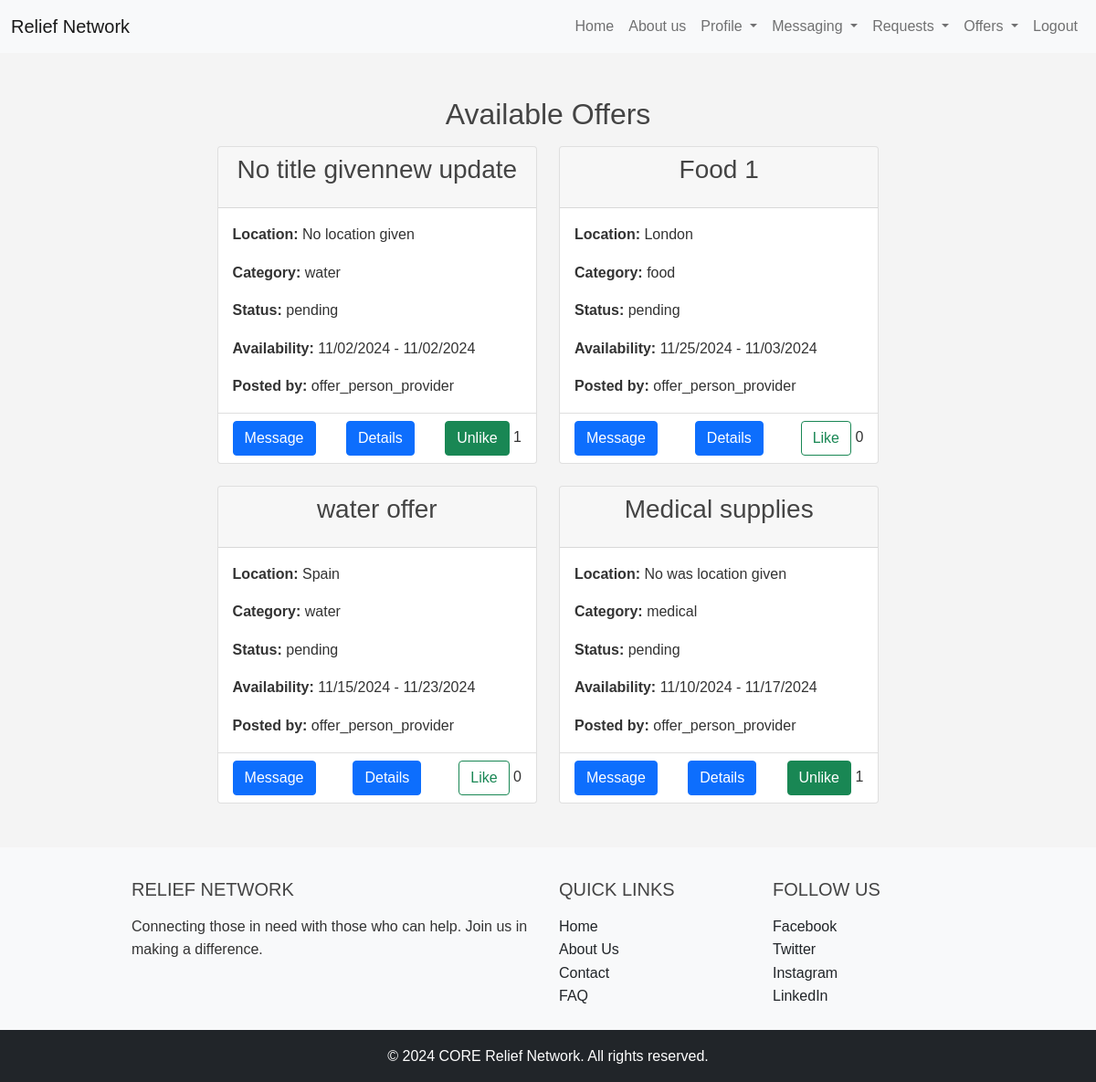
The page /requester_view_offers/ (signed in) on the database as committed earlier.
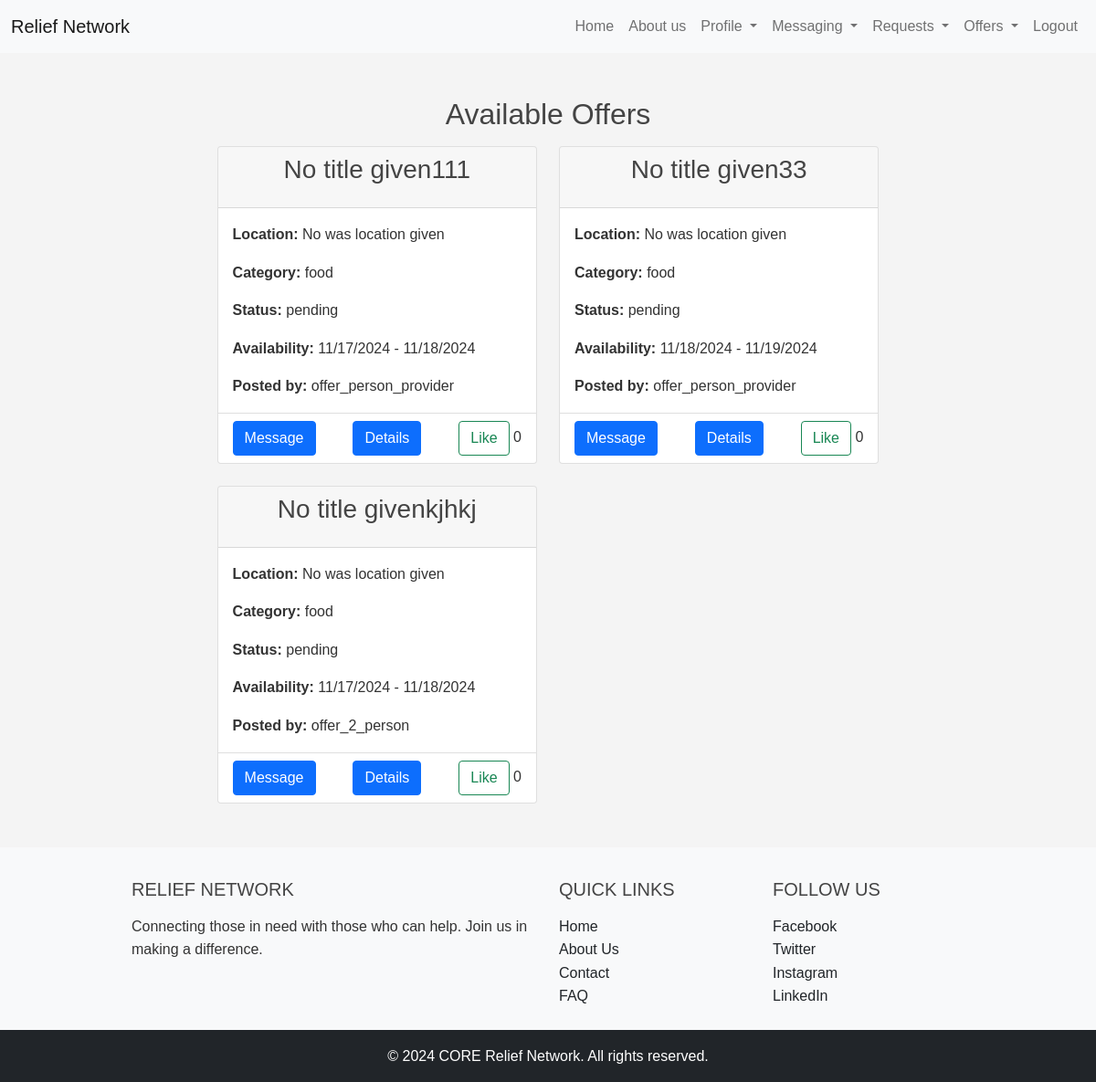
The same page on the database as committed later.
### offers/models.py (models this page shows, shortened)
class Offer(models.Model):
    CATEGORY_CHOICES = (
        ('food', 'Food'),
        ('water', 'Water'),
        ('clothing', 'Clothing'),
        ('shelter', 'Shelter'),
        ('medical', 'Medical Supplies'),
        ('other', 'Other'),
    )
    STATUS_CHOICES = (
        ('pending', 'Pending'),
        ('in_progress', 'In Progress'),
        ('completed', 'Completed'),
        ('cancelled', 'Cancelled'),
    )
    user = models.ForeignKey(User, on_delete=models.CASCADE)
    title = models.CharField(max_length=100, default='No title given')
    description = models.TextField(default='No description given')
    location = models.CharField(max_length=255, default='No was location given')# add a more detailed address later
    category = models.CharField(max_length=50, choices=CATEGORY_CHOICES, default='Other')
    status = models.CharField(max_length=11, choices=STATUS_CHOICES, default='Pending')
    quantity = models.IntegerField(default=1)
    availability_start = models.DateTimeField(default=timezone.now)
    availability_end = models.DateTimeField(default=timezone.now)
    likes = models.ManyToManyField(User, related_name='liked_offers', blank=True)

### accounts/models.py (models this page shows)
class User(AbstractUser):
    USER_TYPE_CHOICES = (
        ('requester', 'Requester'),
        ('provider', 'Provider'),
    )
    user_type = models.CharField(max_length=10, choices=USER_TYPE_CHOICES)
    name = models.CharField(max_length=255, null=True, blank=True)  # Adding a name field
    email = models.EmailField(unique=True)

### requests_app/views.py (the view)
# urls.py: path('requester_view_offers/', requests_views.requester_view_offers, name='requester_view_offers'),
@login_required
def requester_view_offers(request):
    offers = Offer.objects.all()
    return render(request, 'requester_view_offers.html', {'offers': offers})

### requests_app/templates/requester_view_offers.html (shortened to what this page needs)
{% extends 'base.html' %}
{% block content %}
{% load static %}
<link rel="stylesheet" type="text/css" href="{% static 'css/styles.css' %}">
<div class="container mt-4" data-page-type="requester_view_all_offers">
    <h2 class="text-center mb-3">Available Offers</h2>
    <div class="row offer-container">
        {% for offer in offers %}
        {% if offer.status == 'pending' or offer.status == 'in_progress' %}
        <div class="col-md-6 col-lg-6 mb-4 item_offer" id="offer-{{ offer.id }}">
            <div class="card">
                <div class="card-header text-center">
                    <h3>{{ offer.title }}</h3>
                </div>
                <div class="card-body">
                    <p class="card-text"> <strong>Location:</strong> {{ offer.location }}</p>
                    <p class="card-text"> <strong>Category:</strong> {{ offer.category }}</p>
                    <p class="card-text"> <strong>Status:</strong> {{ offer.status }}</p>
                    <p class="card-text"> <strong>Availability:</strong> {{ offer.availability_start|date:"SHORT_DATE_FORMAT" }} - {{ offer.availability_end|date:"SHORT_DATE_FORMAT" }}</p>
                    <p class="card-text"> <strong>Posted by:</strong> {{ offer.user.username }}</p>
                </div>
                <div method="post" class="card-footer bg-transparent d-flex justify-content-between">
                    <div class="d-flex justify-content-between align-items-left ">
                        <a href="{% url 'send_message_to' offer.user.id %}" class="btn btn-primary">
                             Message
                        </a>
                    </div>
                    <div class="d-flex justify-content-between align-items-center ">
                        <a href="{% url 'requester_view_offers_detail' offer.id %}" class="btn btn-primary">
                             Details
                        </a>
                    </div>
                    <div class="d-flex justify-content-between align-items-right">
                        <form method="post" class="like-form" data-offer-id="{{ offer.id }}">
                            <button type="button" class="btn {% if request.user in offer.likes.all %}btn-success{% else %}btn-outline-success{% endif %} like-btn">
                                {% if request.user in offer.likes.all %}
                                 Unlike
                                {% else %}
                                 Like
                                {% endif %}
                            </button>
                            <span class="likes-count">{{ offer.likes.count }}</span>
                        </form>
                    </div>
                </div>
            </div>
        </div>
        {% endif %}
        {% empty %}
        <div class="col-12 no-offers">
            <div class="alert alert-info text-center">No offers available.</div>
        </div>
        {% endfor %}
    </div>
</div>
{% load static %}
{% endblock %}

Rows that differ between the two databases and show on the page:
removed Offer: title "No title givennew update", location "No location given", category "water", status "pending", availability_start "11/02/2024", availability_end "11/02/2024", user.username "offer_person_provider", shows "Unlike", likes.count "1"
removed Offer: title "Food 1", location "London", category "food", status "pending", availability_start "11/25/2024", availability_end "11/03/2024", user.username "offer_person_provider", shows "Like", likes.count "0"
removed Offer: title "water offer", location "Spain", category "water", status "pending", availability_start "11/15/2024", availability_end "11/23/2024", user.username "offer_person_provider", shows "Like", likes.count "0"
removed Offer: title "Medical supplies", location "No was location given", category "medical", status "pending", availability_start "11/10/2024", availability_end "11/17/2024", user.username "offer_person_provider", shows "Unlike", likes.count "1"
added Offer: title "No title given111", location "No was location given", category "food", status "pending", availability_start "11/17/2024", availability_end "11/18/2024", user.username "offer_person_provider", shows "Like", likes.count "0"
added Offer: title "No title given33", location "No was location given", category "food", status "pending", availability_start "11/18/2024", availability_end "11/19/2024", user.username "offer_person_provider", shows "Like", likes.count "0"
added Offer: title "No title givenkjhkj", location "No was location given", category "food", status "pending", availability_start "11/17/2024", availability_end "11/18/2024", user.username "offer_2_person", shows "Like", likes.count "0"
